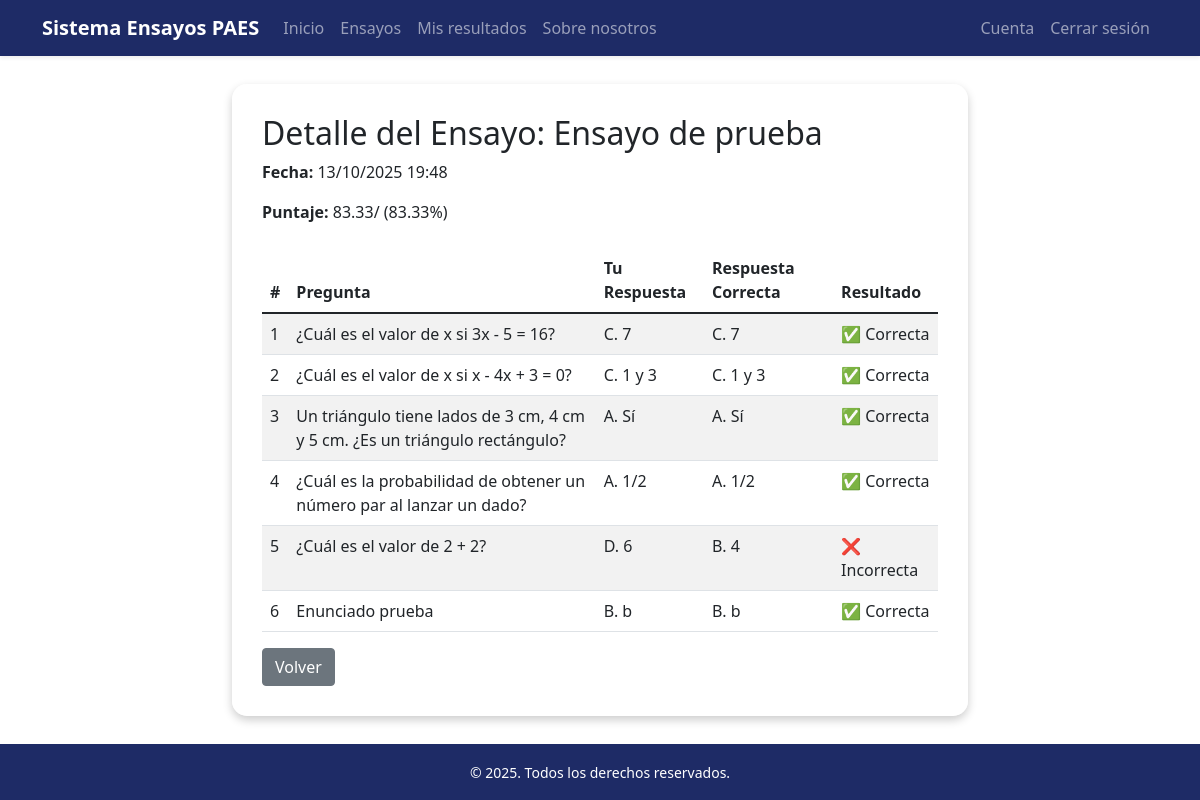
/estudiante/resultados/mis_resultados/35/ (signed in), run on the app's committed database.
### AutoridadDocente/models.py (models this page shows, shortened)
class RespuestaEnsayo(models.Model):
    estudiante = models.ForeignKey(User, on_delete=models.CASCADE, limit_choices_to={'role': 'Estudiante'})
    ensayo = models.ForeignKey(Ensayo, on_delete=models.CASCADE)
    fecha_respuesta = models.DateTimeField(auto_now_add=True)
    puntaje = models.FloatField(null=True, blank=True)  # ya calculado como porcentaje
    def porcentaje(self):
        return self.puntaje or 0

class Ensayo(models.Model):
    titulo = models.CharField(max_length=200)
    nivel = models.CharField(max_length=50, choices=User.NIVELES)
    colegio = models.CharField(max_length=100)
    temas = models.ManyToManyField(Tema,blank=True)
    preguntas = models.ManyToManyField(Pregunta,blank=True)
    fecha_creacion = models.DateTimeField(auto_now_add=True)

class Pregunta(models.Model):
    enunciado = models.TextField()
    opciones = models.JSONField()
    respuesta_correcta = models.CharField(max_length=1)
    temas = models.ManyToManyField(Tema)
    is_free = models.BooleanField(default=False)  # NUEVO
    tags = models.ManyToManyField(Tag, blank=True, related_name="preguntas")  # NUEVO

### Estudiante/views.py (the view)
# urls.py: path('resultados/mis_resultados/<int:resultado_id>/', views.detalle_resultado_view, name='detalle_resultado'),
@login_required
def detalle_resultado_view(request, resultado_id):
    resultado = get_object_or_404(RespuestaEnsayo, id=resultado_id, estudiante=request.user)
    respuestas = RespuestaPregunta.objects.filter(respuesta_ensayo=resultado).select_related('pregunta')
    detalle = []
    for r in respuestas:
        opciones = r.pregunta.opciones
        detalle.append({
            'pregunta': r.pregunta.enunciado,
            'respuesta_estudiante_letra': r.alternativa_elegida,
            'respuesta_estudiante_texto': opciones.get(r.alternativa_elegida, '') if r.alternativa_elegida else None,
            'respuesta_correcta_letra': r.pregunta.respuesta_correcta,
            'respuesta_correcta_texto': opciones.get(r.pregunta.respuesta_correcta, ''),
            'es_correcta': r.es_correcta(),
        })
    return render(request, 'resultados/detalle_resultado.html', {
        'resultado': resultado,
        'detalle': detalle,
    })

### AutoridadDocente/models.py (called while the page is built)
    def es_correcta(self):
        return self.alternativa_elegida == self.pregunta.respuesta_correcta

### Estudiante/templates/resultados/detalle_resultado.html
{% extends 'base_estudiante.html' %}
{% block navegacion %}
<li class="nav-item"><a class="nav-link" href="{% url 'estudiante_index' %}">Inicio</a></li>
<li class="nav-item"><a class="nav-link" href="{% url 'ensayos' %}">Ensayos</a></li>
<li class="nav-item"><a class="nav-link"  href="{% url 'mis_resultados' %}">Mis resultados</a></li>
<li class="nav-item"><a class="nav-link" href="{% url 'aboutus' %}">Sobre nosotros</a></li>
{% endblock %}
{% block cuenta-atras %}
    <li class="nav-item"><a class="nav-link" href="{% url 'cuenta_estudiante' %}">Cuenta</a></li>
    <li class="nav-item"><a href="{% url 'logout' %}" class="nav-link">Cerrar sesión</a></li>
{% endblock %}
{% block content %}
<h2>Detalle del Ensayo: {{ resultado.ensayo.titulo }}</h2>
<p><strong>Fecha:</strong> {{ resultado.fecha_respuesta|date:"d/m/Y H:i" }}</p>
<p><strong>Puntaje:</strong> {{ resultado.puntaje }}/{{ resultado.total }} ({{ resultado.porcentaje|floatformat:2 }}%)</p>
<table class="table table-striped mt-4">
    <thead>
        <tr>
            <th>#</th>
            <th>Pregunta</th>
            <th>Tu Respuesta</th>
            <th>Respuesta Correcta</th>
            <th>Resultado</th>
        </tr>
    </thead>
    <tbody>
        {% for p in detalle %}
        <tr>
            <td>{{ forloop.counter }}</td>
            <td>{{ p.pregunta }}</td>
            <td>
                {% if p.respuesta_estudiante_letra %}
                    {{ p.respuesta_estudiante_letra }}. {{ p.respuesta_estudiante_texto }}
                {% else %}
                    (Omitida)
                {% endif %}
            </td>
            <td>
                {{ p.respuesta_correcta_letra }}. {{ p.respuesta_correcta_texto }}
            </td>
            <td>
                {% if p.es_correcta %}
                    ✅ Correcta
                {% elif not p.respuesta_estudiante_letra %}
                    ⚪ Omitida
                {% else %}
                    ❌ Incorrecta
                {% endif %}
            </td>
        </tr>
        {% endfor %}
    </tbody>
</table>
<a href="{% url 'mis_resultados' %}" class="btn btn-secondary">Volver</a>
{% endblock %}

### data on the page
RespuestaEnsayo: ensayo.titulo "Ensayo de prueba", fecha_respuesta "13/10/2025 19:48", puntaje "83.33", porcentaje "83.33"
Pregunta: pregunta "¿Cuál es el valor de x si 3x - 5 = 16?"
Pregunta: pregunta "¿Cuál es el valor de x si x - 4x + 3 = 0?"
Pregunta: pregunta "Un triángulo tiene lados de 3 cm, 4 cm y 5 cm. ¿Es un triángulo rectángulo?"
Pregunta: pregunta "¿Cuál es la probabilidad de obtener un número par al lanzar un dado?"
Pregunta: pregunta "¿Cuál es el valor de 2 + 2?"
Pregunta: pregunta "Enunciado prueba"

### other printed values
{{ p.respuesta_estudiante_letra }} "C" "C" "A" "A" "D" "B"
{{ p.respuesta_estudiante_texto }} "7" "1 y 3" "Sí" "1/2" "6" "b"
{{ p.respuesta_correcta_letra }} "C" "C" "A" "A" "B" "B"
{{ p.respuesta_correcta_texto }} "7" "1 y 3" "Sí" "1/2" "4" "b"
